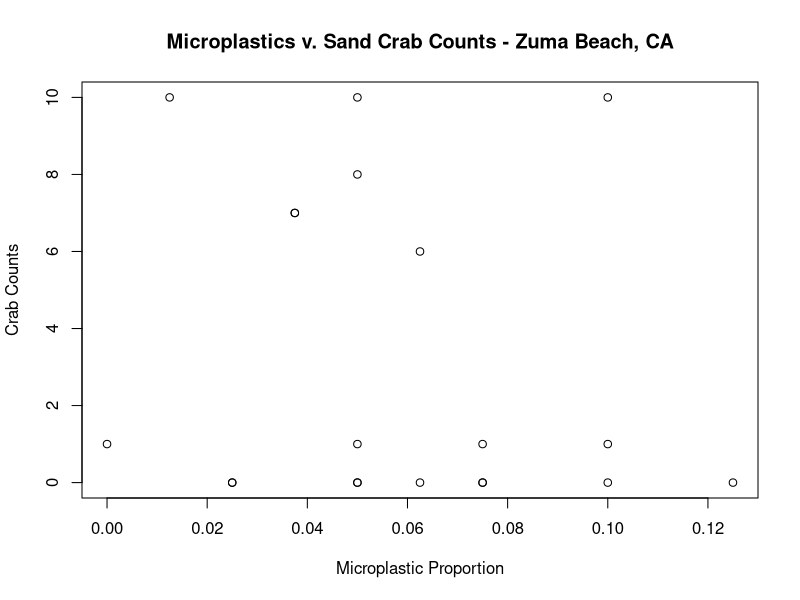
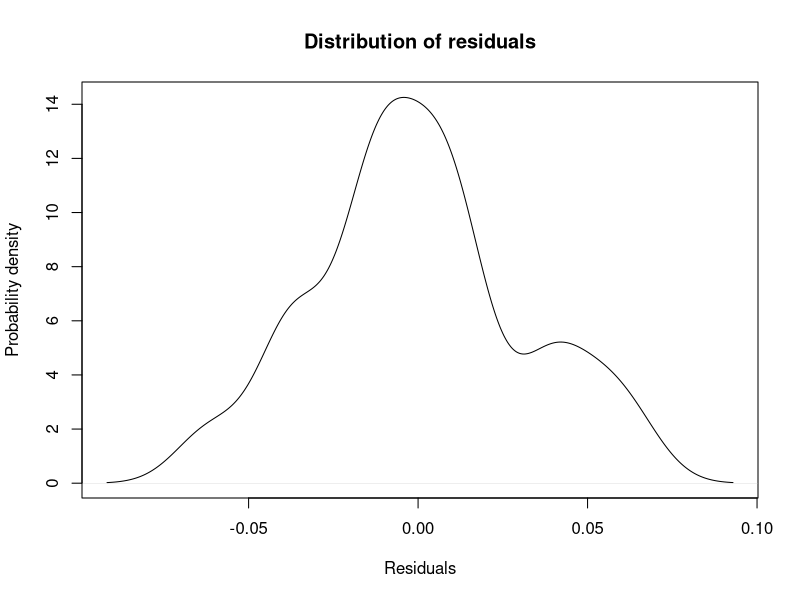
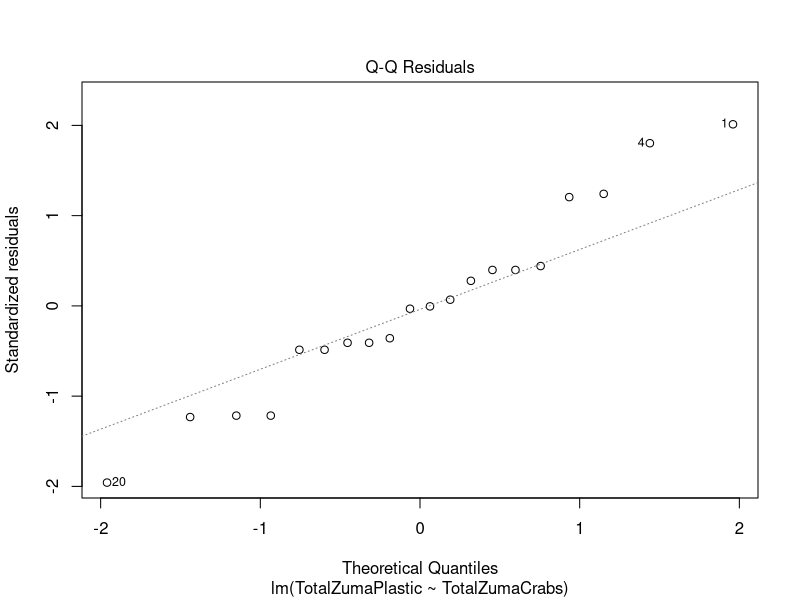
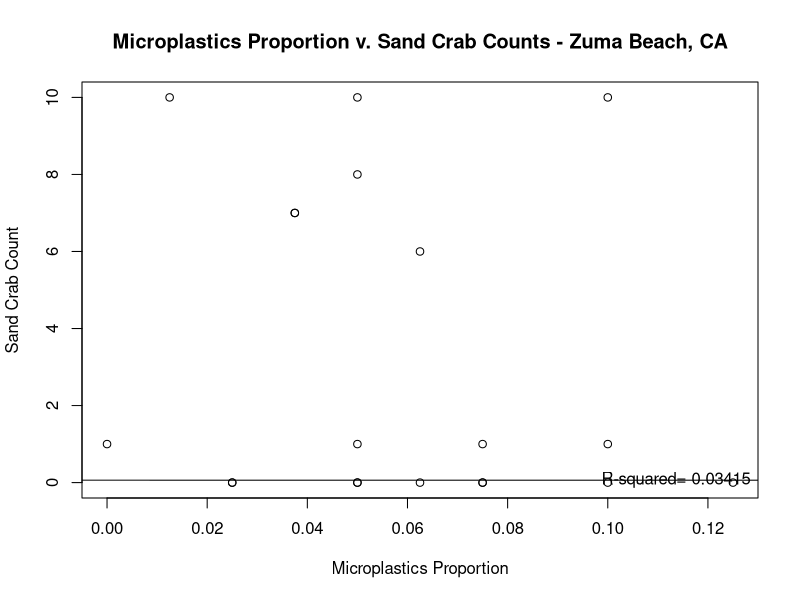
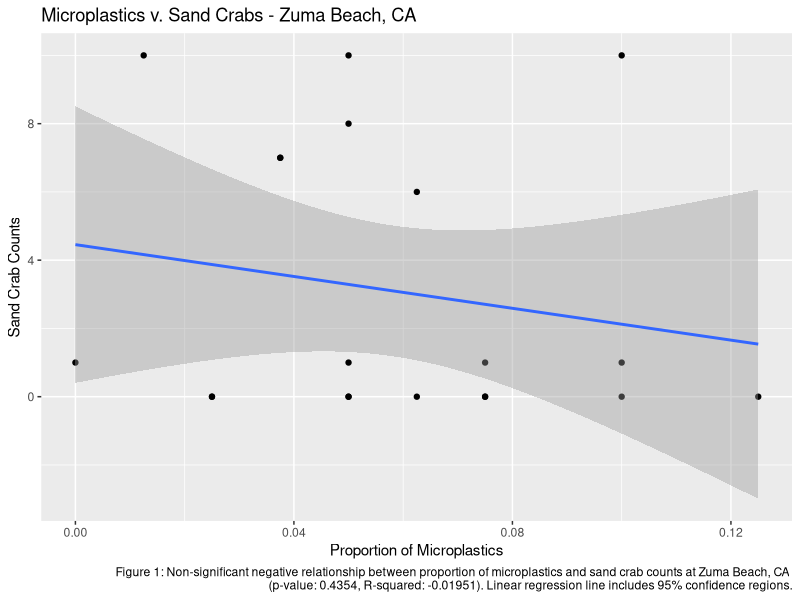
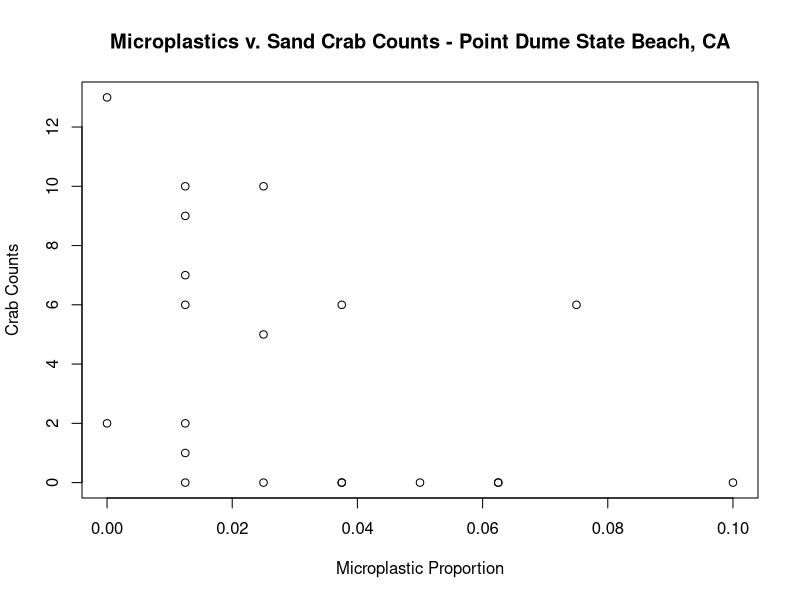
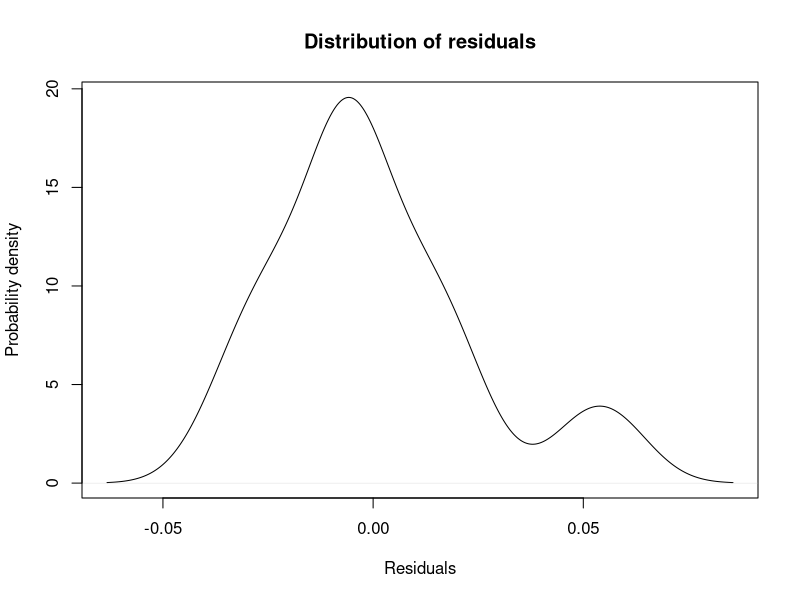
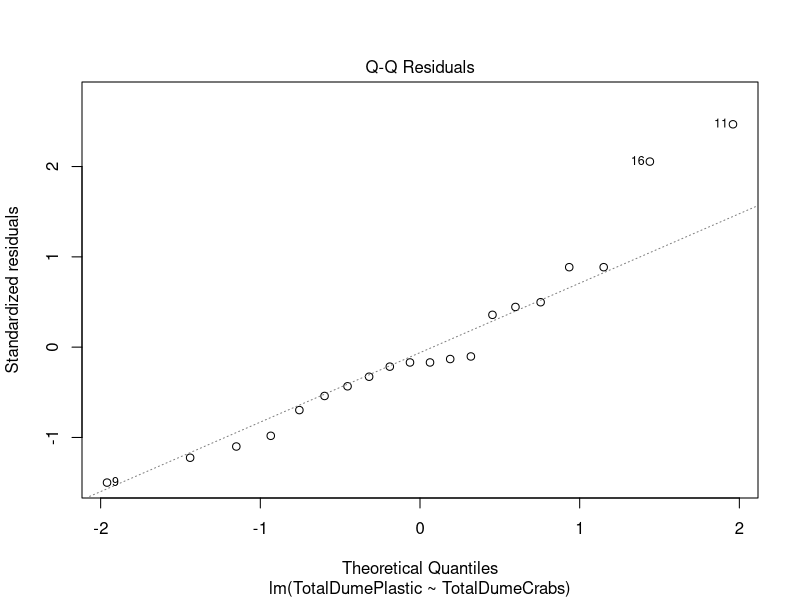

Generate these figures, in order, with R: (Note: this script raises an error after producing the figures.)
#
# Shawn Schwartz
# EEB 109L - Summer 2018
#
# Email: shawnschwartz@ucla.edu
#

# Microplastics vs. Sand Crabs - Final Project Paper Analyses of Data

#### set working directory ####
setwd("~/OneDrive/UCLA Undergraduate Degree/Summer 2018/Summer Session C - 2018/EE BIOL 109L/R-Projects/EEB109L-Microplastics")

#### load tidyverse library ####
library(tidyverse)

#### read-in csv file data ####
## Zuma Beach
ZumaCounts <- read.csv(file = "ZumaCounts.csv", header = TRUE)
ZumaPlastics <- read.csv(file = "ZumaPlastics.csv", header = TRUE)

## Point Dume State Beach
DumeCounts <- read.csv(file = "DumeCounts.csv", header = TRUE)
DumePlastics <- read.csv(file = "DumePlastics.csv", header = TRUE)
  
#### make scatterplot of zuma beach and dume sand crab counts ####
## Zuma Beach Crab Counts
TotalZumaCrabs <- ZumaCounts$Small + ZumaCounts$Medium + ZumaCounts$Large
ZumaCounts <- cbind(ZumaCounts, TotalZumaCrabs)

## Point Dume State Beach Crab Counts
TotalDumeCrabs <- DumeCounts$Small + DumeCounts$Medium + DumeCounts$Large
DumeCounts <- cbind(DumeCounts, TotalDumeCrabs)

TotalCounts <- numeric(20)
TotalCounts <- cbind(TotalCounts, TotalZumaCrabs, TotalDumeCrabs)

#### Zuma Beach Plastic and Crabs Correlations #####
## Zuma Beach Plastic
TotalZumaPlastic <- ZumaPlastics$Microplastic.percentage
ZumaPlastics <- cbind(ZumaPlastics, TotalZumaPlastic)

plot(ZumaPlastics$TotalZumaPlastic, ZumaCounts$TotalZumaCrabs, xlab = "Microplastic Proportion",
     ylab = "Crab Counts", main = "Microplastics v. Sand Crab Counts - Zuma Beach, CA")

### fit linear regression model
ZumaCrabPlasticFit <- lm(TotalZumaPlastic ~ TotalZumaCrabs)

summary(ZumaCrabPlasticFit)

### probability distribution of the residuals
plot(density(resid(ZumaCrabPlasticFit)), xlab = "Residuals", 
     ylab = "Probability density", main = "Distribution of residuals")

plot(ZumaCrabPlasticFit, which = 2)

plot(ZumaPlastics$TotalZumaPlastic, ZumaCounts$TotalZumaCrabs, xlab = "Microplastics Proportion", 
     ylab = "Sand Crab Count", main = "Microplastics Proportion v. Sand Crab Counts - Zuma Beach, CA")

abline(ZumaCrabPlasticFit)

legend("bottomright", bty = "n", legend = paste("R-squared=", format(summary(ZumaCrabPlasticFit)$r.squared, digits = 4)))

### enhanced plotted figure with 95% confidence regions around regression line
ggplot(data = ZumaPlastics) + 
  geom_point(mapping = aes(x = TotalZumaPlastic, y = ZumaCounts$TotalZumaCrabs)) + 
  geom_smooth(mapping = aes(x = TotalZumaPlastic, y = ZumaCounts$TotalZumaCrabs), method = lm) + 
  labs(x = "Proportion of Microplastics", y = "Sand Crab Counts", title = "Microplastics v. Sand Crabs - Zuma Beach, CA", caption = "Figure 1: Non-significant negative relationship between proportion of microplastics and sand crab counts at Zuma Beach, CA 
      (p-value: 0.4354, R-squared: -0.01951). Linear regression line includes 95% confidence regions.")

ggsave("figures_output/Fig1-ZumaBeach_Plastic-v-Crabs.jpg")

#### Point Dume State Beach Plastic and Crabs Correlations #####
## Point Dume State Beach Plastic
TotalDumePlastic <- DumePlastics$Microplastics.percentage
DumePlastics <- cbind(DumePlastics, TotalDumePlastic)

plot(DumePlastics$TotalDumePlastic, DumeCounts$TotalDumeCrabs, xlab = "Microplastic Proportion",
     ylab = "Crab Counts", main = "Microplastics v. Sand Crab Counts - Point Dume State Beach, CA")

### fit linear regression model
DumeCrabPlasticFit <- lm(TotalDumePlastic ~ TotalDumeCrabs)

summary(DumeCrabPlasticFit)

### probability distribution of the residuals
plot(density(resid(DumeCrabPlasticFit)), xlab = "Residuals", 
     ylab = "Probability density", main = "Distribution of residuals")

plot(DumeCrabPlasticFit, which = 2)

plot(DumePlastics$TotalDumePlastic, DumeCounts$TotalDumeCrabs, xlab = "Microplastics Proportion", 
     ylab = "Sand Crab Count", main = "Microplastics Proportion v. Sand Crab Counts - Point Dume State Beach, CA")

abline(DumeCrabPlasticFit)

legend("bottomright", bty = "n", legend = paste("R-squared=", format(summary(DumeCrabPlasticFit)$r.squared, digits = 4)))

### enhanced plotted figure with 95% confidence regions around regression line
ggplot(data = DumePlastics) + 
  geom_point(mapping = aes(x = TotalDumePlastic, y = DumeCounts$TotalDumeCrabs)) + 
  geom_smooth(mapping = aes(x = TotalDumePlastic, y = DumeCounts$TotalDumeCrabs), method = lm) + 
  labs(x = "Proportion of Microplastics", y = "Sand Crab Counts", title = "Microplastics v. Sand Crabs - Point Dume State Beach, CA", caption = "Figure 2: Marginally significant negative relationship between proportion of microplastics and sand crab counts at Point Dume State 
       Beach, CA (p-value: 0.06209, R-squared: 0.1347). Linear regression line includes 95% confidence regions.")

ggsave("figures_output/Fig2-PointDumeStateBeach_Plastic-v-Crabs.jpg")

#### create and plot two size frequency histograms ####
ggplot(data = ZumaPlastics, aes(TotalZumaPlastic, fill = ZumaCounts$TotalZumaCrabs)) + 
  geom_histogram(position = "dodge") + 
  labs(x = "Proportion of Microplastics", y = "Sand Crab Counts", title = "Sand Crabs and Microplastics - Zuma Beach, CA", caption = "Figure 3: Size frequency histograms of sand crabs per microplastic proportion at Zuma Beach, CA.")

ggsave("figures_output/Fig3-ZumaBeach_Plastic-Crab-Histogram.jpg")

ggplot(data = DumePlastics, aes(TotalDumePlastic, fill = DumeCounts$TotalDumeCrabs)) + 
  geom_histogram(position = "dodge") + 
  labs(x = "Proportion of Microplastics", y = "Sand Crab Counts", title = "Sand Crabs and Microplastics - Point Dume State Beach, CA", caption = "Figure 4: Size frequency histograms of sand crabs per microplastic proportion at Point Dume State Beach, CA.")

ggsave("figures_output/Fig4-PointDumeStateBeach_Plastic-Crab-Histogram.jpg")

#### estimate summary stats for crab presence and plastics ####
## Zuma Beach
zuma.crabs <- filter(ZumaPlastics, Crabs == "Present")
zuma.no.crabs <- filter(ZumaPlastics, Crabs =="Absent")

xbarP.zuma.crabs <- mean(zuma.crabs$Microplastic.percentage)
xbarP.zuma.no.crabs <- mean(zuma.no.crabs$Microplastic.percentage)

sdP.zuma.crabs <- sd(zuma.crabs$Microplastic.percentage)
sdP.zuma.no.crabs <- sd(zuma.no.crabs$Microplastic.percentage)

n.zuma.crabs <- nrow(zuma.crabs)
n.zuma.no.crabs <- nrow(zuma.no.crabs)

seP.zuma.crabs <- sdP.zuma.crabs / sqrt(n.zuma.crabs)
seP.zuma.no.crabs <- sdP.zuma.no.crabs / sqrt(n.zuma.no.crabs)

boundP.zuma.crabs <- 1.96 * seP.zuma.crabs
boundP.zuma.no.crabs <- 1.96 * seP.zuma.no.crabs

lowP.zuma.crabs <- xbarP.zuma.crabs - boundP.zuma.crabs
lowP.zuma.no.crabs <- xbarP.zuma.no.crabs - boundP.zuma.no.crabs

upP.zuma.crabs <- xbarP.zuma.crabs + boundP.zuma.crabs
upP.zuma.no.crabs <- xbarP.zuma.no.crabs + boundP.zuma.no.crabs

zuma.crabs.stats <- c(lowP.zuma.crabs, xbarP.zuma.crabs, upP.zuma.crabs)
zuma.no.crabs.stats <- c(lowP.zuma.no.crabs, xbarP.zuma.no.crabs, upP.zuma.no.crabs)

zumastats <- rbind(zuma.crabs.stats, zuma.no.crabs.stats)

colnames(zumastats) <- c("2.5% plastic", "Mean plastic (%)", "97.5% plastic")

rownames(zumastats) <- c("Crabs", "No crabs")

zumastats
write.csv(zumastats, "stats_output/zumabeach_stats.csv")

## Point Dume State Beach
dume.crabs <- filter(DumePlastics, Crabs == "Present")
dume.no.crabs <- filter(DumePlastics, Crabs =="Absent")

xbarP.dume.crabs <- mean(dume.crabs$Microplastics.percentage)
xbarP.dume.no.crabs <- mean(dume.no.crabs$Microplastics.percentage)

sdP.dume.crabs <- sd(dume.crabs$Microplastics.percentage)
sdP.dume.no.crabs <- sd(dume.no.crabs$Microplastics.percentage)

n.dume.crabs <- nrow(dume.crabs)
n.dume.no.crabs <- nrow(dume.no.crabs)

seP.dume.crabs <- sdP.dume.crabs / sqrt(n.dume.crabs)
seP.dume.no.crabs <- sdP.dume.no.crabs / sqrt(n.dume.no.crabs)

boundP.dume.crabs <- 1.96 * seP.dume.crabs
boundP.dume.no.crabs <- 1.96 * seP.dume.no.crabs

lowP.dume.crabs <- xbarP.dume.crabs - boundP.dume.crabs
lowP.dume.no.crabs <- xbarP.dume.no.crabs - boundP.dume.no.crabs

upP.dume.crabs <- xbarP.dume.crabs + boundP.dume.crabs
upP.dume.no.crabs <- xbarP.dume.no.crabs + boundP.dume.no.crabs

dume.crabs.stats <- c(lowP.dume.crabs, xbarP.dume.crabs, upP.dume.crabs)
dume.no.crabs.stats <- c(lowP.dume.no.crabs, xbarP.dume.no.crabs, upP.dume.no.crabs)

dumestats <- rbind(dume.crabs.stats, dume.no.crabs.stats)

colnames(dumestats) <- c("2.5% plastic", "Mean plastic (%)", "97.5% plastic")

rownames(dumestats) <- c("Crabs", "No crabs")

dumestats
write.csv(dumestats, "stats_output/pointdume_stats.csv")

#### t-tests #### 
## paired samples (plastics (Zuma v. Dume))
zuma.dume.plastics.t.test <- t.test(ZumaPlastics$TotalZumaPlastic, DumePlastics$TotalDumePlastic, paired = TRUE)
zuma.dume.crabs.t.test
zumadumeplasticschars <- capture.output(print(zuma.dume.plastics.t.test))
writeLines(zumadumeplasticschars, con = file("stats_output/zuma_dume_plastics_t-test.txt"))

## paired samples (crabs (Zuma v. Dume))
zuma.dume.crabs.t.test <- t.test(ZumaCounts$TotalZumaCrabs, DumeCounts$TotalDumeCrabs, paired = TRUE)
zuma.dume.crabs.t.test
zumadumecrabschars <- capture.output(print(zuma.dume.crabs.t.test))
writeLines(zumadumecrabschars, con = file("stats_output/zuma_dume_crabs_t-test.txt"))

#### Combined Beaches Plastic and Crabs Correlations #####

### enhanced plotted figure with 95% confidence regions around regression line
CombinedCounts <- read.csv(file = "CombinedCounts.csv", header = TRUE)
CombinedPlastics <- read.csv(file = "CombinedPlastics.csv", header = TRUE)

TotalCombinedCrabs <- CombinedCounts$Small + CombinedCounts$Medium + CombinedCounts$Large
CombinedCounts <- cbind(CombinedCounts, TotalCombinedCrabs)

TotalCombinedPlastic <- CombinedPlastics$Microplastic.percentage
CombinedPlastics <- cbind(CombinedPlastics, TotalCombinedPlastic)

plot(CombinedPlastics$TotalCombinedPlastic, CombinedCounts$TotalCombinedCrabs, xlab = "Microplastic Proportion",
     ylab = "Crab Counts", main = "Microplastics v. Sand Crab Counts - COMBINED")

### fit linear regression model
CombinedCrabPlasticFit <- lm(TotalCombinedPlastic ~ TotalCombinedCrabs)

summary(CombinedCrabPlasticFit)

### probability distribution of the residuals
plot(density(resid(CombinedCrabPlasticFit)), xlab = "Residuals", 
     ylab = "Probability density", main = "Distribution of residuals")

plot(CombinedCrabPlasticFit, which = 2)

plot(CombinedPlastics$TotalCombinedPlastic, CombinedCounts$TotalCombinedCrabs, xlab = "Microplastics Proportion", 
     ylab = "Sand Crab Count", main = "Microplastics Proportion v. Sand Crab Counts - COMBINED")

abline(CombinedCrabPlasticFit)

legend("bottomright", bty = "n", legend = paste("R-squared=", format(summary(CombinedCrabPlasticFit)$r.squared, digits = 4)))

### enhanced plotted figure with 95% confidence regions around regression line
ggplot(data = CombinedPlastics) + 
  geom_point(mapping = aes(x = TotalCombinedPlastic, y = CombinedCounts$TotalCombinedCrabs, colour = factor(Beach))) + 
  geom_smooth(mapping = aes(x = TotalCombinedPlastic, y = CombinedCounts$TotalCombinedCrabs), method = lm) + 
  labs(x = "Proportion of Microplastics", y = "Sand Crab Counts", title = "Microplastics v. Sand Crabs", caption = "Figure 5: Combined significantly negative relationship between proportion of microplastics and sand crab counts at Zuma 
       Beach, CA and Point Dume State Beach, CA (p-value: 0.05541, R-squared: 0.06935). Linear regression line includes 95% confidence regions.")

ggsave("figures_output/Fig5-CombinedBeaches-Correlation_Plastic-v-Crabs.jpg")
